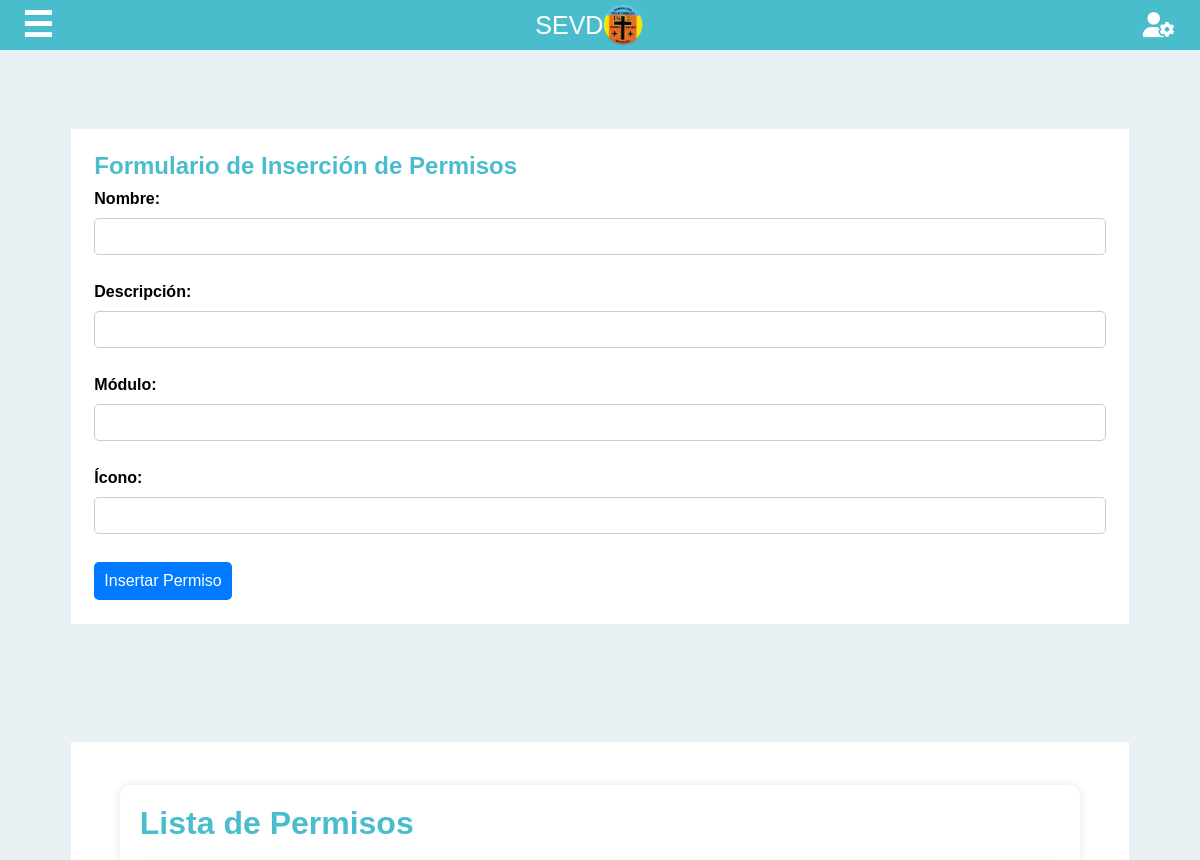
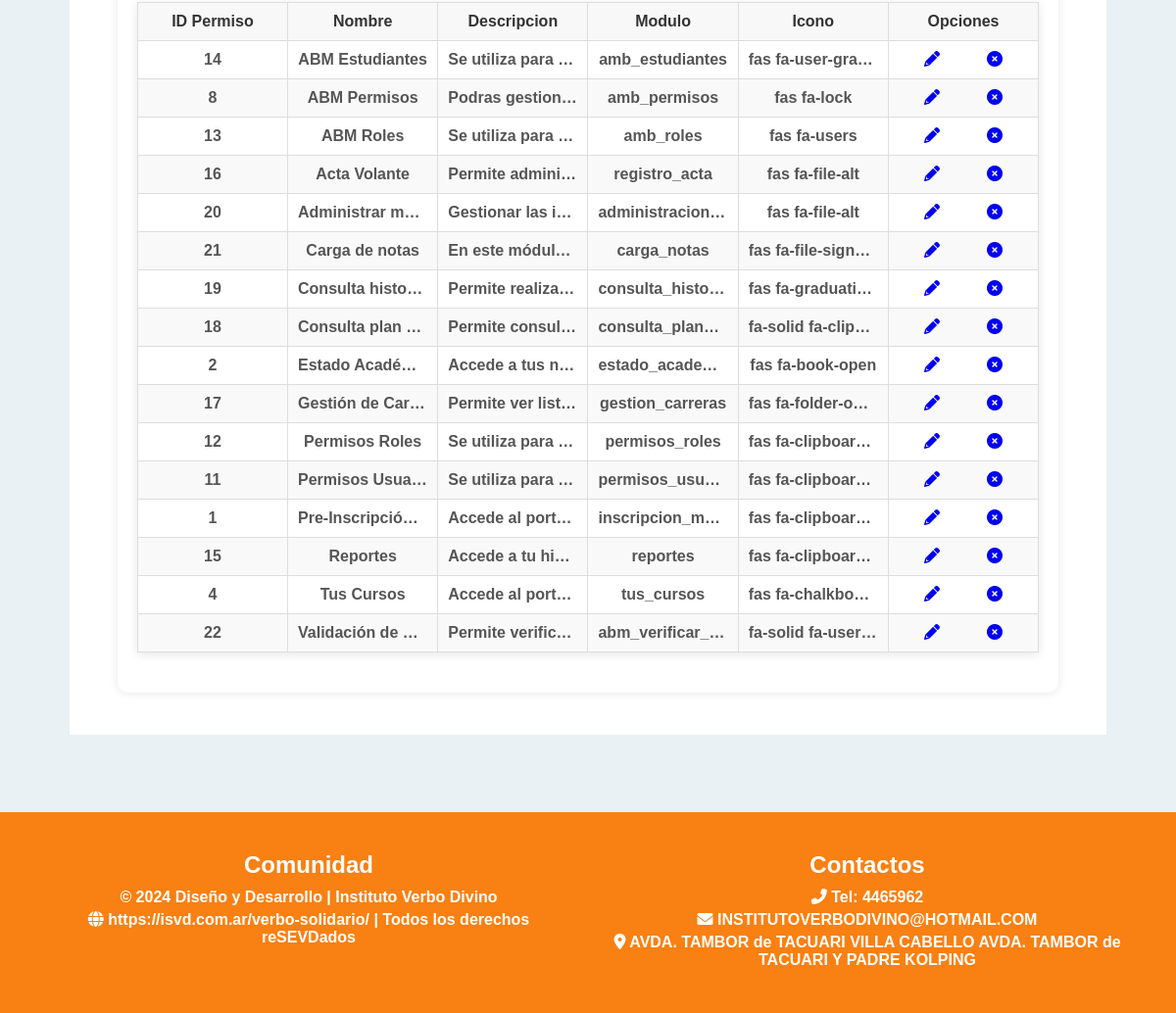
/index.php?modulo=amb_permisos (signed in), run on the app's committed database (2 pictures, top to bottom).
### tables this page shows
CREATE TABLE `permisos` (
  `idpermiso` int(11) NOT NULL,
  `nombre` varchar(50) NOT NULL,
  `descripcion` varchar(100) NOT NULL,
  `modulo` varchar(30) NOT NULL,
  `icono` varchar(50) NOT NULL,
  `eliminado` int(11) NOT NULL DEFAULT 0
);

### php/amb_permisos.php (the view, shortened to what this page needs)
<link rel="stylesheet" href="css/Styles_inscripcion_mesas.css">
    <section class="main-content">
    <h2>Formulario de Inserción de Permisos</h2>
        <form method="POST" action="index.php?modulo=amb_permisos<?php echo isset($_GET['id']) ? '&id=' . $_GET['id'] : ''; ?>">
            <label for="nombre">Nombre:</label><br>
            <input type="text" id="nombre" name="nombre" value="<?php echo isset($r['nombre']) ? $r['nombre'] : ''; ?>" required><br><br>
            <label for="descripcion">Descripción:</label><br>
            <input type="text" id="descripcion" name="descripcion" value="<?php echo isset($r['descripcion']) ? $r['descripcion'] : ''; ?>" required><br><br>
            <label for="modulo">Módulo:</label><br>
            <input type="text" id="modulo" name="modulo" value="<?php echo isset($r['modulo']) ? $r['modulo'] : ''; ?>" required><br><br>
            <label for="icono">Ícono:</label><br>
            <input type="text" id="icono" name="icono" value="<?php echo isset($r['icono']) ? $r['icono'] : ''; ?>" required><br><br>
            <input type="submit" value="<?php echo isset($_GET['id']) ? 'Actualizar' : 'Insertar'; ?> Permiso">
        </form>
    </section>
    <?php
    $sql = "SELECT * FROM permisos WHERE eliminado = 0 ORDER BY nombre";
    $sql = mysqli_query($con, $sql);
    ?>
<link rel="stylesheet" href="css/estilo_general.css">
<section class="main-content">
    <section class="academic-status">
    <h2>Lista de Permisos</h2>
    <table border="1">
        <thead>
        <tr>
            <th>ID Permiso</th>
            <th>Nombre</th>
            <th>Descripcion</th>
            <th>Modulo</th>
            <th>Icono</th>
            <th>Opciones</th>
        </tr>
        </thead>
        <?php
        if (mysqli_num_rows($sql) > 0) {
            while($r = mysqli_fetch_array($sql)) {
                ?>
                <tr>
                    <td><?php echo $r['idpermiso']; ?></td>
                    <td><?php echo $r['nombre']; ?></td>
                    <td><?php echo $r['descripcion']; ?></td>
                    <td><?php echo $r['modulo']; ?></td>
                    <td><?php echo $r['icono']; ?></td>
                    <td>
                        <a href="index.php?modulo=amb_permisos&id=<?php echo $r['idpermiso']; ?>"><i class='fas fa-pencil-alt ancho_boton'></i></a>
                        <a href="index.php?modulo=amb_permisos&delete_id=<?php echo $r['idpermiso']; ?>" onclick="return confirm('¿Estás seguro de que deseas eliminar este permiso?');"><i class='fas fa-times-circle ancho_boton'></i> </a>
                    </td>
                </tr>
                <?php
            }
        }
        ?>
    </table>
    </section>
</section>

### css/Styles_index.css (style rules this page uses)
* { margin: 0; padding: 0; box-sizing: border-box; font-family: 'Montserrat Alternates', sans-serif; }
body { background-image: url(../img/instituto.png); background-repeat: no-repeat; background-size: cover; background-position: center; display: flex; flex-direction: column; min-height: 100vh; margin: 0; font-weight: bold; }
.ancho_boton { width: 45%; text-align: center; }
table { width: 100%; border-collapse: collapse; margin-bottom: 20px; border: 1px solid #ddd; box-shadow: 0px 2px 10px rgba(0, 0, 0, 0.1); background-color: #ffffff; table-layout: fixed; }
th, td { padding: 10px; text-align: center; border-bottom: 1px solid #ddd; overflow: hidden; text-overflow: ellipsis; white-space: nowrap; }
th { background-color: #f8f8f8; color: #333; font-weight: bold; }
td { color: #555; }
table thead { background-color: #e6f7ff; }

### css/inicio_sesion.css (style rules this page uses)
body { font-family: Arial, sans-serif; background-color: #f0f0f0; display: flex; flex-direction: column; align-items: center; justify-content: flex-start; min-height: 100vh; margin: 0; }
input[type="text"], input[type="password"], input[type="email"], select { width: 100%; padding: 10px; margin: 10px 0; border: 1px solid #ccc; border-radius: 5px; }
input[type="submit"] { width: 100%; padding: 10px; background-color: #007BFF; color: #fff; border: none; border-radius: 5px; cursor: pointer; font-size: 16px; transition: background-color 0.3s; }

### css/Styles_inscripcion_mesas.css (style rules this page uses)
* { margin: 0; padding: 0; box-sizing: border-box; font-family: 'Montserrat Alternates', sans-serif; }
body { background: #EAF1F5; display: flex; flex-direction: column; min-height: 100vh; }
input[type="submit"] { width: auto; padding: 10px; background-color: #007BFF; color: #fff; border: none; border-radius: 5px; cursor: pointer; font-size: 16px; transition: background-color 0.3s; }
.main-content { background-color: #fff; padding: 2%; margin: 5%; }
.main-content h2 { color: #4abdcc; margin-bottom:1%; }

### css/estilo_general.css (style rules this page uses)
* { margin: 0; padding: 0; box-sizing: border-box; font-family: 'Montserrat Alternates', sans-serif; }
body { background: #EAF1F5; display: flex; flex-direction: column; min-height: 100vh; }
.academic-status { padding: 2%; background-color: #fff; border-radius: 10px; margin: 2% auto; max-width: 95%; box-shadow: 0 0 10px rgba(0, 0, 0, 0.1); }
table { width: 100%; min-width: 600px; }
.academic-status h2 { text-align: left; color: #4abdcc; margin-bottom: 20px; font-size: 2em; margin-left: 0; }
.academic-status table { width: 100%; border-collapse: collapse; }
.academic-status table thead { background-color: #4abdcc; color: white; }
.academic-status table th, .academic-status table td { padding: 10px; text-align: center; border: 1px solid #ddd; }
.academic-status table tbody tr:nth-child(even) { background-color: #f9f9f9; }
.academic-status table tbody td { font-size: 1em; }

### data on the page
permisos: idpermiso "14", nombre "ABM Estudiantes", descripcion "Se utiliza para…", modulo "amb_estudiantes", icono "fas fa-user-gra…"
permisos: idpermiso "8", nombre "ABM Permisos", descripcion "Podras gestion…", modulo "amb_permisos", icono "fas fa-lock"
permisos: idpermiso "13", nombre "ABM Roles", descripcion "Se utiliza para…", modulo "amb_roles", icono "fas fa-users"
permisos: idpermiso "16", nombre "Acta Volante", descripcion "Permite admini…", modulo "registro_acta", icono "fas fa-file-alt"
permisos: idpermiso "20", nombre "Administrar m…", descripcion "Gestionar las i…", modulo "administracion…", icono "fas fa-file-alt"
permisos: idpermiso "21", nombre "Carga de notas", descripcion "En este módul…", modulo "carga_notas", icono "fas fa-file-sign…"
permisos: idpermiso "19", nombre "Consulta histo…", descripcion "Permite realiza…", modulo "consulta_histo…", icono "fas fa-graduati…"
permisos: idpermiso "18", nombre "Consulta plan…", descripcion "Permite consul…", modulo "consulta_plan_…", icono "fa-solid fa-clip…"
permisos: idpermiso "2", nombre "Estado Acadé…", descripcion "Accede a tus n…", modulo "estado_acade…", icono "fas fa-book-open"
permisos: idpermiso "17", nombre "Gestión de Car…", descripcion "Permite ver list…", modulo "gestion_carreras", icono "fas fa-folder-op…"
permisos: idpermiso "12", nombre "Permisos Roles", descripcion "Se utiliza para…", modulo "permisos_roles", icono "fas fa-clipboar…"
permisos: idpermiso "11", nombre "Permisos Usua…", descripcion "Se utiliza para…", modulo "permisos_usu…", icono "fas fa-clipboar…"
permisos: idpermiso "1", nombre "Pre-Inscripción…", descripcion "Accede al port…", modulo "inscripcion_m…", icono "fas fa-clipboar…"
permisos: idpermiso "15", nombre "Reportes", descripcion "Accede a tu hi…", modulo "reportes", icono "fas fa-clipboar…"
permisos: idpermiso "4", nombre "Tus Cursos", descripcion "Accede al port…", modulo "tus_cursos", icono "fas fa-chalkboa…"
permisos: idpermiso "22", nombre "Validación de…", descripcion "Permite verific…", modulo "abm_verificar_…", icono "fa-solid fa-user…"
